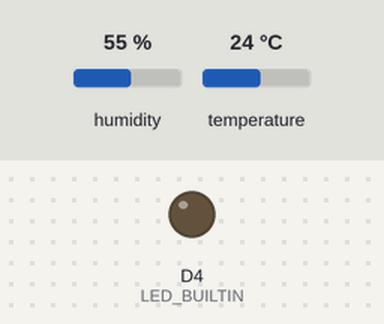
Simulated run of this sketch. Board: ESP8266 (NodeMCU). Shown: output pins drawn as LEDs (lit = HIGH, except the on-board LED, lit = LOW). Inputs (shaded band) come from the test bench; at power-on: humidity 55 %, temperature 24 °C. WiFi joins after 1.5 s; servers stay silent unless stated; uploads are accepted with an empty reply; what the sketch prints to the serial monitor is not drawn.

Above: at 1.8 s.
Timing chart, 0 to 3.3 s (numbered marks = the images above):
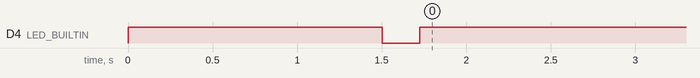

Measured:
- by itself, D4 (LED_BUILTIN): HIGH → LOW at 1.5 s, → HIGH 0.22 s later

The sketch:

HttpClient_direct_send.ino
```cpp
#include <ArduinoHttpClient.h>
#include "DHT.h"
#include <ESP8266WiFi.h>
#include <ArduinoJson.h>

#define DHTPIN D1
#define DHTTYPE DHT11

const char* ssid = "Danix43";
const char* password = "danix1923";
const char* host = "danix43.go.ro";
const char* lanHost = "192.168.0.160";
const size_t capacity = JSON_OBJECT_SIZE(8);

DynamicJsonDocument payload(capacity);
DHT dht(DHTPIN, DHTTYPE);
WiFiClient wifi;
HttpClient client = HttpClient(wifi, lanHost, 8080);

void setup() {
  Serial.begin(9600);
  Serial.println("System started!");
  pinMode(LED_BUILTIN, OUTPUT);
  WiFi.begin(ssid, password);
  while (WiFi.status() != WL_CONNECTED) {
    digitalWrite(LED_BUILTIN, HIGH);
    delay(500);
    digitalWrite(LED_BUILTIN, LOW);
  }
  dht.begin();
  Serial.println("System connected");
  Serial.print(WiFi.localIP());
  digitalWrite(LED_BUILTIN, LOW);
}

void loop() {
  float temperature = dht.readTemperature();
  float temperatureFahrenheit = dht.readTemperature(true);
  float humidity = dht.readHumidity();

  if (isnan(temperature) || isnan(temperatureFahrenheit) || isnan(humidity)) {
    Serial.println(F("Failed to read from DHT sensor!"));
    return;
  }

  payload["id"] = 1;
  payload["machineName"] = "Celsius01";
  payload["temperatureInCelsius"] = temperature;
  payload["temperatureInKelvin"] = temperature + 273.15;
  payload["temperatureInFahrenheit"] = temperatureFahrenheit;
  payload["humidity"] = humidity;

  char* contentType = "application/json";
  String data;
  serializeJson(payload, data);
  client.post("/api/add?id=1", contentType, data);
  int statusCode = client.responseStatusCode();
  String response = client.responseBody();
  Serial.print("Status code: ");
  Serial.println(statusCode);
  Serial.print("Response: ");
  Serial.println(response);
  digitalWrite(LED_BUILTIN, HIGH);
  delay(5000);
}
```
